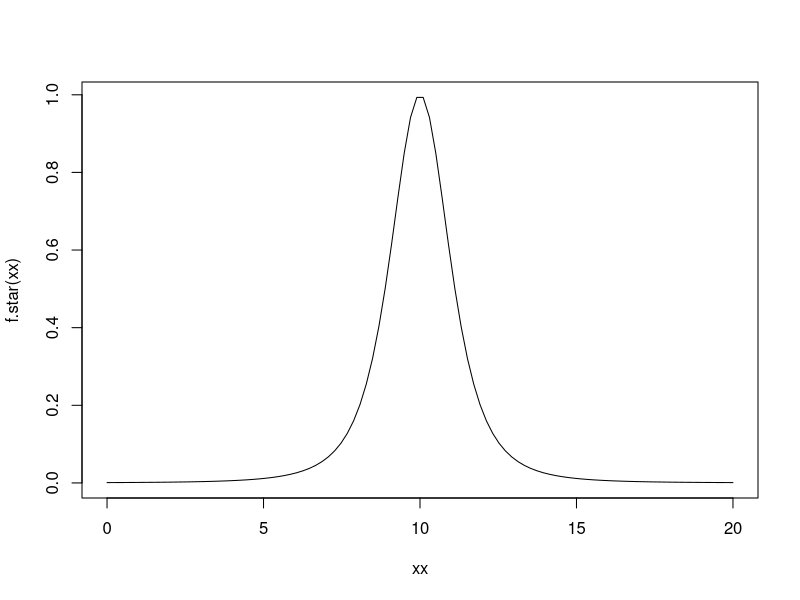
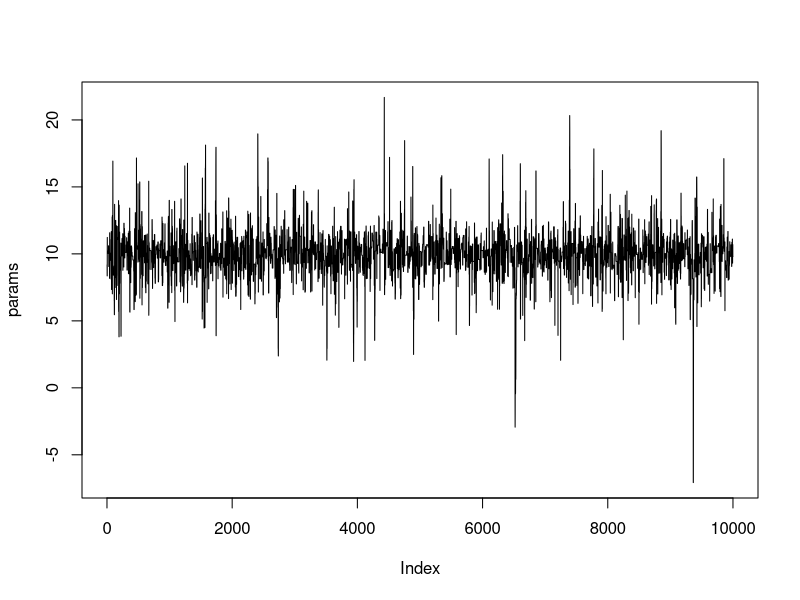
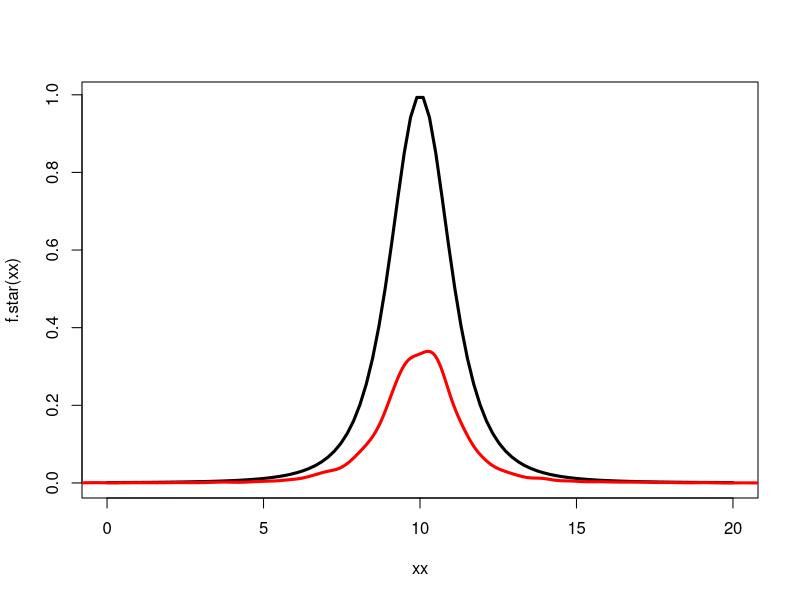

The R script that drew these images, in order:
### bootstrap importance

# (take code from mp2)

### metropolis-hastings
autotune = function(accept, target = 0.25, k = 2.5)
    (1+(cosh(accept-target)-1)*(k-1)/(cosh(target-
        ceiling(accept-target))-1))^sign(accept-target)
window = 200

f.star = function(x)
    (1 + (x - 10)^2/3)^(-2)

xx = seq(0, 20, length=100)
plot(xx, f.star(xx), type='l')

nmcmc = 10000
nburn = 5000
params = double(nmcmc+nburn)
accept = double(nmcmc+nburn)
sig = 5.90

curr.post = log(f.star(params[1]))
cand.post = curr.post

for (i in 2:(nmcmc+nburn)){
    params[i] = params[i-1]
    cand = rnorm(1, params[i-1], sig)
    cand.post = log(f.star(cand))
    if (log(runif(1)) < cand.post - curr.post){
        curr.post = cand.post
        accept[i] = 1
        params[i] = cand
        }
    if (i <= nburn && floor(i/window) == i/window)
        sig = sig * autotune(mean(accept[(i-window+1):i]),
            target = 0.25, k = window/50)
    }

params = params[(nburn+1):(nburn+nmcmc)]
accept = accept[(nburn+1):(nburn+nmcmc)]

plot(params, type='l')
mean(accept)
sig

xx = seq(0, 20, length=100)
plot(xx, f.star(xx), type='l', lwd=3)
points(density(params,bw =((4*sd(params)^5)/(3*length(params)))^(1/5)),
    type='l', col='red', lwd=3)
